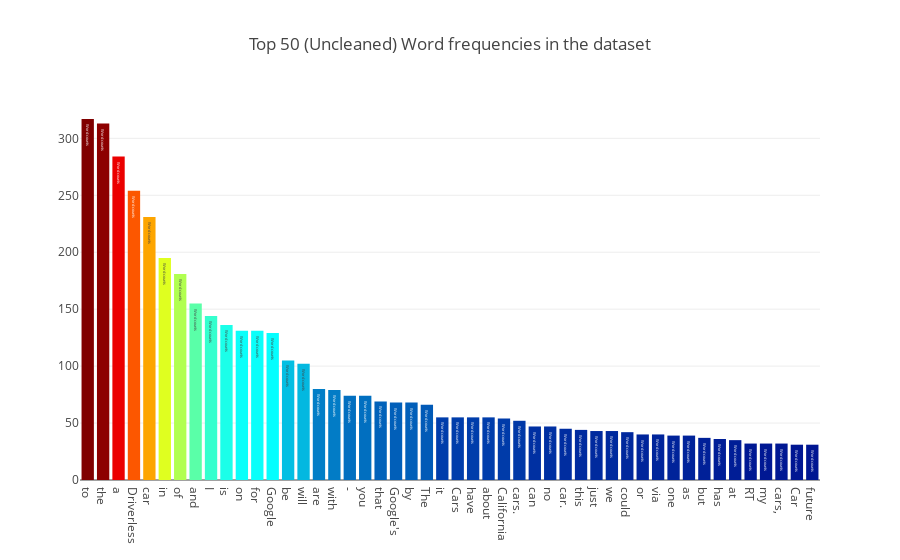

The code cell stored with this chart in its notebook:
### Code cell
all_words = tweet_text.str.split(expand=True).unstack().value_counts()
data = [go.Bar(
            x = all_words.index.values[2:50],
            y = all_words.values[2:50],
            marker= dict(colorscale='Jet',
                         color = all_words.values[2:100]
                        ),
            text='Word counts'
    )]

layout = go.Layout(
    title='Top 50 (Uncleaned) Word frequencies in the dataset'
)

fig = go.Figure(data=data, layout=layout)

py.iplot(fig, filename='basic-bar')

### Figure 1 — Plotly figure (JSON) as saved in the notebook; plotly's stock layout.template omitted (floating-point values rounded to 4 significant figures)
{"data": [{"marker": {"color": [317, 313, 284, 254, 231, 195, 181, 155, 144, 136, 131, 131, 129, 105, 102, 80, 79, 74, 74, 69, 68, 68, 66, 55, 55, 55, 55, 54, 52, 47, 47, 45, 44, 43, 43, 42, 40, 40, 39, 39, 37, 36, 35, 32, 32, 32, 31, 31, 31, 30, 29, 28, 28, 27, 27, 27, 27, 26, 25, 25, 25, 24, 24, 23, 23, 23, 22, 22, 22, 22, 21, 21, 21, 21, 21, 21, 20, 20, 20, 20, 20, 20, 20, 20, 19, 19, 19, 19, 18, 18, 18, 18, 18, 18, 18, 18, 18, 17], "colorscale": "Jet"}, "text": "Word counts", "type": "bar", "uid": "c74d2a3f-64a5-4012-9524-984b5e6535a4", "x": ["to", "the", "a", "Driverless", "car", "in", "of", "and", "I", "is", "on", "for", "Google", "be", "will", "are", "with", "-", "you", "that", "Google's", "by", "The", "it", "Cars", "have", "about", "California", "cars.", "can", "no", "car.", "this", "just", "we", "could", "or", "via", "one", "as", "but", "has", "at", "RT", "my", "cars,", "Car", "future"], "y": [317, 313, 284, 254, 231, 195, 181, 155, 144, 136, 131, 131, 129, 105, 102, 80, 79, 74, 74, 69, 68, 68, 66, 55, 55, 55, 55, 54, 52, 47, 47, 45, 44, 43, 43, 42, 40, 40, 39, 39, 37, 36, 35, 32, 32, 32, 31, 31]}], "layout": {"title": {"text": "Top 50 (Uncleaned) Word frequencies in the dataset"}}}
